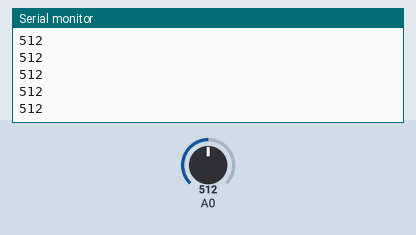
Recording of a sketch running on a simulated Arduino Uno, built with avr-gcc and run on an emulated ATmega328P. Parts: the last lines printed to the serial monitor. The inputs (shaded band) are chosen by the test bench; at power-on: A0 = 512.

Above: at 1.2 s.
1.3 s: A0 set to 716
At 1.31 s:
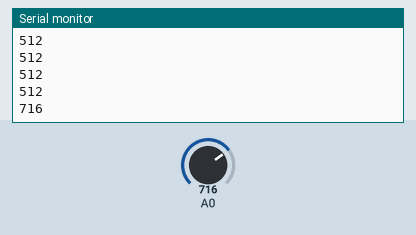
2.8 s: A0 set to 900
At 2.81 s:
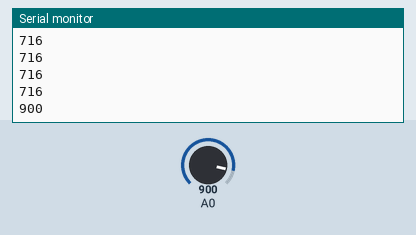
Timing chart, 0 to 5.8 s (numbered marks = the images above; inputs shaded):
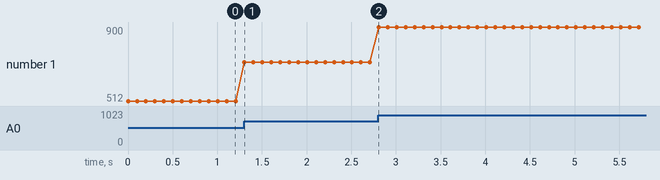

The sketch:

random_ard.ino
```cpp
void setup() {
  Serial.begin(9600);
  randomSeed(10);
}

void loop() {
  // 0 에서 299 사이 임의 값 출력
  int randNumber = analogRead(A0);
  Serial.println(randNumber);
  delay(100);
}
```

Measured:
- after the input at 1.3 s, the serial monitor: prints a new line at once (image 1)
- after the input at 2.8 s, the serial monitor: prints a new line at once (image 2)
- plotted number 1: 512 → 716 after the input at 1.3 s, 716 → 900 after the input at 2.8 s
